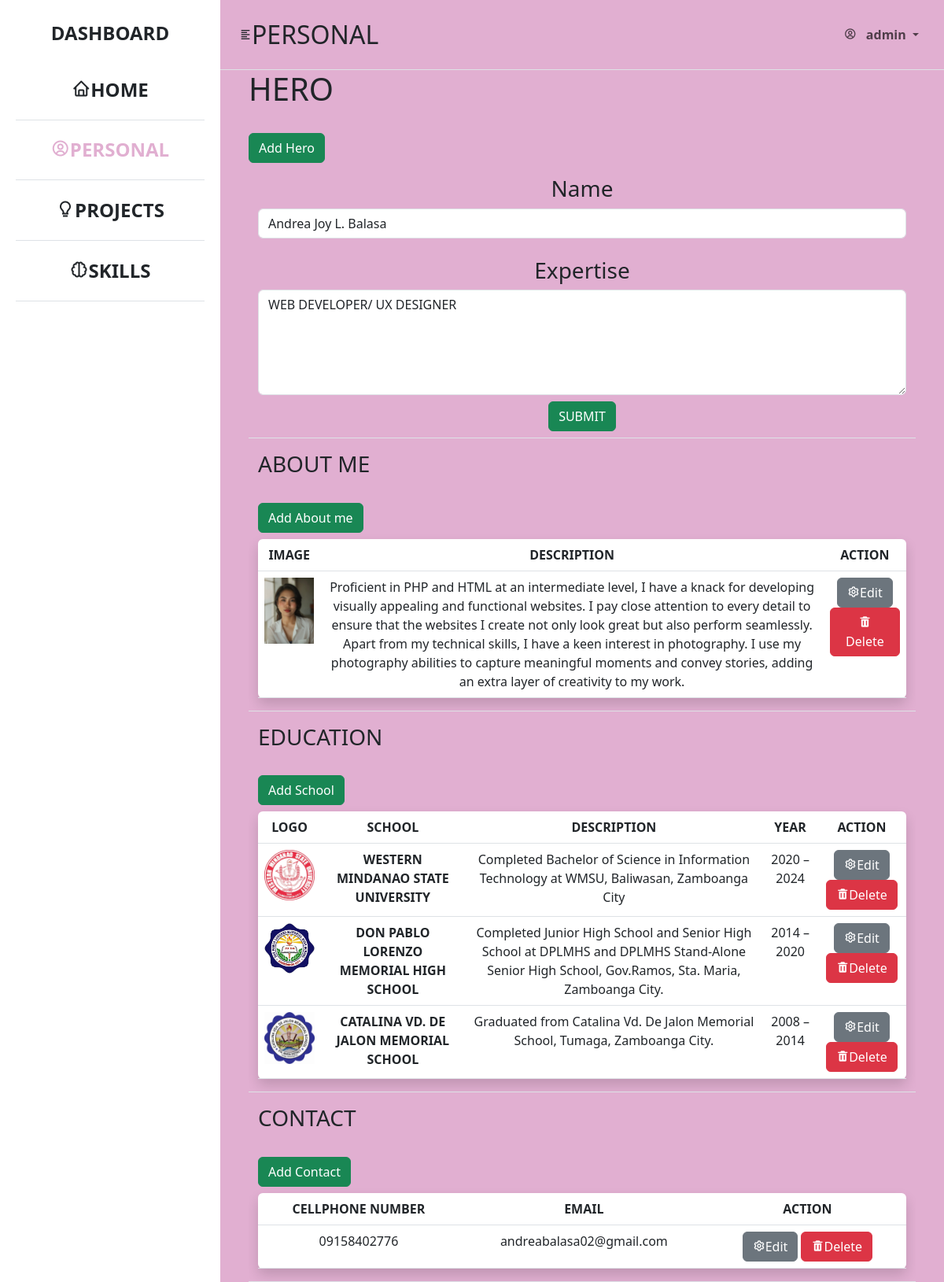
Page /andreaweb/dashboard_Personal.php (signed in) on the committed database.
### tables this page shows
CREATE TABLE `tbl_hero` (
  `id` int(11) UNSIGNED NOT NULL,
  `hero_Name` varchar(250) NOT NULL,
  `hero_Description` varchar(250) NOT NULL
);

CREATE TABLE `tbl_aboutme` (
  `id` int(11) UNSIGNED NOT NULL,
  `image` varchar(250) NOT NULL,
  `description` varchar(500) NOT NULL
);

CREATE TABLE `tbl_education` (
  `id` int(11) UNSIGNED NOT NULL,
  `image` varchar(250) NOT NULL,
  `school` varchar(250) NOT NULL,
  `description` varchar(250) NOT NULL,
  `year` varchar(250) NOT NULL
);

CREATE TABLE `tbl_contact` (
  `id` int(11) UNSIGNED NOT NULL,
  `email` varchar(250) NOT NULL,
  `phone` varchar(250) NOT NULL
);

### andreaweb/session.php (called while the page is built, shortened)
<?php
include('constant/config.php');
$user_check=$_SESSION['user'];
$ses_sql=mysqli_query($conn,"SELECT user FROM tbl_admin where user='$user_check'");
$row=mysqli_fetch_array($ses_sql,MYSQLI_ASSOC);
$loggedin_session=$row['user'];
?>

### andreaweb/dashboard_Personal.php (the view, shortened to what this page needs)
<?php
include('session.php');
  $sql="SELECT * FROM tbl_hero";
  $res=mysqli_query($conn, $sql);
  $count = mysqli_num_rows($res);
    if($count==1){
      $row=mysqli_fetch_assoc($res);
      $getName=$row['hero_Name'];
      $getDesc=$row['hero_Description'];
    }else{
      $getName="";
      $getDesc="";
    }
?>
<!DOCTYPE html>
<html lang="en">
<head>
    <link href='https://unpkg.com/boxicons@2.1.4/css/boxicons.min.css' rel='stylesheet'>
    <link rel="stylesheet" href="bootstrap/css/bootstrap.min.css">
    <link rel="stylesheet" href="css/dStyles.css">
</head>
<body class="">
    <div class="d-flex " id="wrapper">
<div class="bg-white" id="sidebar-wrapper">
            <div class="sidebar-heading text-center py-4 primary-text fs-4 fw-bold text-uppercase">
                <i class=""></i>Dashboard
                <div class="list-group list-group-flush my-3">
                    <a href="<?php echo SITEURL;?>dashboard.php" class="list-group-item list-group-item-action bg-transparent second-text fw-bold border-bottom">
                        <i class='bx bx-home'></i>HOME
                    </a>
                    <a href="<?php echo SITEURL;?>dashboard_Personal.php" class="list-group-item list-group-item-action bg-transparent second-text  active border-bottom">
                        <i class='bx bx-user-circle'></i>PERSONAL
                    </a>
                    <a href="<?php echo SITEURL;?>dashboard_Project.php" class="list-group-item list-group-item-action bg-transparent second-text fw-bold border-bottom">
                        <i class='bx bx-bulb'></i>PROJECTS
                    <a href="<?php echo SITEURL;?>dashboard_Skill.php" class="list-group-item list-group-item-action bg-transparent second-text fw-bold border-bottom">
                        <i class='bx bx-brain' ></i>SKILLS
                    </a>
                </div>
            </div>
</div>
    <div id="page-content-wrapper">
<nav class="navbar navbar-expand-lg navbar-light bg-transparent py-4 px-4 border-bottom">
                <div class="d-flex align-items-center">
                    <i class='bx bx-align-left' id="menu-toggle"></i>
                    <h2 class="fs-2 m-0">PERSONAL</h2>
                </div>
                <div class="collapse navbar-collapse" id="navbarSupportedContent">
                    <ul class="navbar-nav ms-auto mb-2 mb-lg-0">
                        <li class="nav-item-dropdown">
                            <a href="#" class="nav-link dropdown-toggle second-text fw-bold" id="navbarDropdown" role="button" data-bs-toggle="dropdown" aria-expanded="false">
                            <i class='bx bx-user-circle me-2'></i> <?php echo $loggedin_session; ?>
                            </a>
                        </li>
                    </ul>
                </div>
</nav>
            <div class="container-fluid px-4">
                <div class="container">
<main>
        <h1 class="">HERO</h1>
        <br>
        <a href="<?php echo SITEURL;?>add_Hero.php" class="btn btn-success text-white mb-2">Add Hero</a>
<div class="container mt-2 text-center border-bottom">
            <form action="" method="post" enctype="multipart/form-data">
                <div class="row">
                    <div class="col-md-">
                        <h3 class="">Name</h3>
                        <input type="text" class="form-control" id="" placeholder="" value="<?php echo $getName; ?>" name="name" required>
                </div>
                <div class="col-md-"> <br>
                    <h3 class="">Expertise</h3>
                    <textarea name="desc" class="form-control" id="" cols="15"  rows="5" required><?php echo $getDesc; ?></textarea>
            </div>
                    <div class="my-2">
                        <button class="btn btn-success mx-2" name="btn-edit">SUBMIT</button>
                     </div>
                </div>
            </form>
</div>
 <div class="container table-responsive mt-3 border-bottom">
              <h3>ABOUT ME</h3> <br>
              <a href="<?php echo SITEURL;?>add_About.php" class="btn btn-success mb-2">Add About me</a>
              <table class="table table-hover bg-white text-center shadow rounded">
                <thead class=" text-uppercase">
                  <th>Image</th>
                  <th>Description</th>
                  <th>Action</th>
                </thead>
                <?php
                  $sql_about ="SELECT * FROM tbl_aboutme";
                  $res_about =mysqli_query($conn, $sql_about);
                  $count_about = mysqli_num_rows($res_about);
                  if($count_about > 0)
                  {
                    while($row_about= mysqli_fetch_assoc($res_about))
                    {
                      $about_ID = $row_about['id'];
                      $about_image = $row_about['image'];
                      $about_desc = $row_about['description'];
                      ?>
                      <tbody>
                        <td>
                         <img src="image/about/<?php echo $about_image; ?>" class="img-fluid" width="120px" alt="image">
                      </td>
                        <td><?php echo $about_desc; ?></td>
                        <td>
                          <a href="<?php echo SITEURL;?>edit_about.php?id=<?php echo $about_ID?>" class="btn btn-secondary"><i class='bx bx-cog bx-spin bx-rotate-180' ></i>Edit</a>
                          <a href="<?php echo SITEURL;?>delete_About.php?id=<?php echo $about_ID?>&image_name=<?php echo $about_image; ?>" class="btn btn-danger"><i class='bx bxs-trash bx-tada' ></i>Delete</a>
                        </td>
                      </tbody>
                      <?php
                    }
                  }
              ?>
              </table>
</div>
<div class="container table-responsive mt-3 border-bottom">
              <h3>EDUCATION</h3> <br>
              <a href="<?php echo SITEURL;?>add_Educ.php" class="btn btn-success mb-2">Add School</a>
              <table class="table table-hover bg-white text-center shadow rounded">
                <thead class=" text-uppercase">
                  <th>Logo</th>
                  <th>School</th>
                  <th>Description</th>
                  <th>Year</th>
                  <th>Action</th>
                </thead>
                <?php
                  $sql_Educ ="SELECT * FROM tbl_education";
                  $res_Educ =mysqli_query($conn, $sql_Educ);
                  $count_Educ = mysqli_num_rows($res_Educ);
                  if($count_Educ > 0)
                  {
                    while($row_Educ= mysqli_fetch_assoc($res_Educ))
                    {
                      $educ_ID = $row_Educ['id'];
                      $educ_SchoolLogo = $row_Educ['image'];
                      $educ_School = $row_Educ['school'];
                      $educ_Description = $row_Educ['description'];
                      $educ_Year = $row_Educ['year'];
                      ?>
                      <tbody>
                        <td>
                         <img src="image/educ/<?php echo $educ_SchoolLogo; ?>" class="img-fluid" width="120px" alt="Logo">
                      </td>
                        <td class="fw-bold"><?php echo $educ_School; ?></td>
                        <td><?php echo $educ_Description; ?></td>
                        <td><?php echo $educ_Year; ?></td>
                        <td>
                          <a href="<?php echo SITEURL;?>edit_Educ.php?id=<?php echo $educ_ID?>" class="btn btn-secondary"><i class='bx bx-cog bx-spin bx-rotate-180' ></i>Edit</a>
                          <a href="<?php echo SITEURL;?>delete_educ.php?id=<?php echo $educ_ID?>&image_name=<?php echo $educ_SchoolLogo; ?>" class="btn btn-danger"><i class='bx bxs-trash bx-tada' ></i>Delete</a>
                        </td>
                      </tbody>
                      <?php
                    }
                  }
              ?>
              </table>
</div>
<div class="container table-responsive mt-3 border-bottom">
              <h3>CONTACT</h3> <br>
              <a href="<?php echo SITEURL;?>add_Contact.php" class="btn btn-success mb-2">Add Contact</a>
              <table class="table table-hover bg-white text-center shadow rounded">
                <thead class="bg-violet text-uppercase">
                  <th>Cellphone Number</th>
                  <th>Email</th>
                  <th>Action</th>
                </thead>
                <?php
                  $sql_Contact ="SELECT * FROM tbl_contact";
                  $res_Contact =mysqli_query($conn, $sql_Contact);
                  $count_Contact = mysqli_num_rows($res_Contact);
                  if($count_Contact > 0)
                  {
                    while($row_Contact = mysqli_fetch_assoc($res_Contact))
                    {
                      $contact_ID = $row_Contact['id'];
                      $phone = $row_Contact['phone'];
                      $email = $row_Contact['email'];
                      ?>
                      <tbody>
                        <td><?php echo $phone; ?></td>
                        <td><?php echo $email; ?></td>
                        <td>
                          <a href="<?php echo SITEURL;?>edit_Contact.php?id=<?php echo $contact_ID?>" class="btn btn-secondary"><i class='bx bx-cog bx-spin bx-rotate-180' ></i>Edit</a>
                          <a href="<?php echo SITEURL;?>delete_Contact.php?id=<?php echo $contact_ID?>" class="btn btn-danger"><i class='bx bxs-trash bx-tada' ></i>Delete</a>
                        </td>
                      </tbody>
                      <?php
                    }
                  }
              ?>
              </table>
</div>
</main>
                </div>
            </div>
        </div>
    </div>
</body>
</html>

### andreaweb/css/dStyles.css (style rules this page uses)
:root { --main-bg-color:#7469B6; --main-text-color:#E1AFD1; --second-bg-color:#E1AFD1; --second-text-color:#FFE6E6; }
#wrapper { overflow-x: hidden; background-color: var(--second-bg-color); }
#sidebar-wrapper { min-height: 100vh; margin-left: -18rem; transition: margin 0.25s ease-out; }
#sidebar-wrapper .sidebar-heading { padding: 0.875rem 1.25rem; font-size:1.2rem; }
#sidebar-wrapper .list-group { width: 15rem; }
#page-content-wrapper { min-width: 100vw; }
#menu-toggle { cursor: pointer; }
.list-group-item { border: none; padding:20px 30px; }
.list-group-item.active { background-color: transparent; color: var(--main-text-color); font-weight: bold; border: none; }
@media (min-width: 576px) { #sidebar-wrapper { margin-left: 0; } }
@media (min-width: 576px) { #page-content-wrapper { min-width: 0; width: 100%; } }
@media (min-width: 768px) { #sidebar-wrapper { margin-left: 0; } }
@media (min-width: 768px) { #page-content-wrapper { min-width: 0; width: 100%; } }
@media (min-width: 992px) { #sidebar-wrapper { margin-left: 0; } }
@media (min-width: 992px) { #page-content-wrapper { min-width: 0; width: 100%; } }
@media (min-width: 1200px) { #sidebar-wrapper { margin-left: 0; } }
@media (min-width: 1200px) { #page-content-wrapper { min-width: 0; width: 100%; } }

### rows in the picture
tbl_hero: name "Andrea Joy L. Balasa", desc "WEB DEVELOPER/ UX DESIGNER"
tbl_aboutme: image (picture), description "Proficient in PHP and HTML at an intermediate level, I have a knack for developing visually appealing and functional websites. I pay close attention to every detail to ensure that the websites I create not only look great but also perform seamlessly. Apart from my technical skills, I have a keen interest in photography. I use my photography abilities to capture meaningful moments and convey stories, adding an extra layer of creativity to my work."
tbl_education: image (picture), school "WESTERN MINDANAO STATE UNIVERSITY", description "Completed Bachelor of Science in Information Technology at WMSU, Baliwasan, Zamboanga City", year "2020 – 2024"
tbl_education: image (picture), school "DON PABLO LORENZO MEMORIAL HIGH SCHOOL", description "Completed Junior High School and Senior High School at DPLMHS and DPLMHS Stand-Alone Senior High School, Gov.Ramos, Sta. Maria, Zamboanga City.", year "2014 – 2020"
tbl_education: image (picture), school "CATALINA VD. DE JALON MEMORIAL SCHOOL", description "Graduated from Catalina Vd. De Jalon Memorial School, Tumaga, Zamboanga City.", year "2008 – 2014"
tbl_contact: phone "09158402776", email "andreabalasa02@gmail.com"

### other values in the picture
$loggedin_session "admin"
